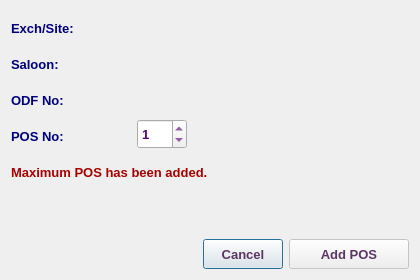
<?xml version="1.0" encoding="UTF-8"?>
<ui version="4.0">
 <class>AddPosDialog</class>
 <widget class="QDialog" name="AddPosDialog">
  <property name="windowModality">
   <enum>Qt::NonModal</enum>
  </property>
  <property name="geometry">
   <rect>
    <x>0</x>
    <y>0</y>
    <width>420</width>
    <height>280</height>
   </rect>
  </property>
  <property name="minimumSize">
   <size>
    <width>420</width>
    <height>280</height>
   </size>
  </property>
  <property name="maximumSize">
   <size>
    <width>421</width>
    <height>281</height>
   </size>
  </property>
  <property name="font">
   <font>
    <family>Tahoma</family>
    <pointsize>10</pointsize>
   </font>
  </property>
  <property name="windowTitle">
   <string>Add New POS</string>
  </property>
  <property name="windowIcon">
   <iconset resource="../../../../image.qrc">
    <normaloff>:/Image/add.png</normaloff>:/Image/add.png</iconset>
  </property>
  <layout class="QVBoxLayout" name="verticalLayout">
   <item>
    <layout class="QHBoxLayout" name="horizontalLayout_5">
     <item>
      <widget class="QLabel" name="label_5">
       <property name="minimumSize">
        <size>
         <width>120</width>
         <height>30</height>
        </size>
       </property>
       <property name="maximumSize">
        <size>
         <width>120</width>
         <height>25</height>
        </size>
       </property>
       <property name="font">
        <font>
         <family>Tahoma</family>
         <pointsize>10</pointsize>
         <weight>75</weight>
         <bold>true</bold>
        </font>
       </property>
       <property name="styleSheet">
        <string notr="true">color: rgb(0, 0, 127);</string>
       </property>
       <property name="text">
        <string>Exch/Site:</string>
       </property>
      </widget>
     </item>
     <item>
      <widget class="QLabel" name="abbrLbl">
       <property name="sizePolicy">
        <sizepolicy hsizetype="Expanding" vsizetype="Preferred">
         <horstretch>0</horstretch>
         <verstretch>0</verstretch>
        </sizepolicy>
       </property>
       <property name="minimumSize">
        <size>
         <width>250</width>
         <height>30</height>
        </size>
       </property>
       <property name="maximumSize">
        <size>
         <width>5000</width>
         <height>30</height>
        </size>
       </property>
       <property name="font">
        <font>
         <family>Tahoma</family>
         <pointsize>10</pointsize>
         <weight>75</weight>
         <bold>true</bold>
        </font>
       </property>
       <property name="styleSheet">
        <string notr="true">color: rgb(85, 0, 127);</string>
       </property>
       <property name="text">
        <string/>
       </property>
       <property name="alignment">
        <set>Qt::AlignLeading|Qt::AlignLeft|Qt::AlignVCenter</set>
       </property>
       <property name="wordWrap">
        <bool>true</bool>
       </property>
      </widget>
     </item>
    </layout>
   </item>
   <item>
    <layout class="QHBoxLayout" name="horizontalLayout_4">
     <item>
      <widget class="QLabel" name="label_4">
       <property name="minimumSize">
        <size>
         <width>120</width>
         <height>30</height>
        </size>
       </property>
       <property name="maximumSize">
        <size>
         <width>120</width>
         <height>25</height>
        </size>
       </property>
       <property name="font">
        <font>
         <family>Tahoma</family>
         <pointsize>10</pointsize>
         <weight>75</weight>
         <bold>true</bold>
        </font>
       </property>
       <property name="styleSheet">
        <string notr="true">color: rgb(0, 0, 127);</string>
       </property>
       <property name="text">
        <string>Saloon:</string>
       </property>
      </widget>
     </item>
     <item>
      <widget class="QLabel" name="saloonLbl">
       <property name="sizePolicy">
        <sizepolicy hsizetype="Expanding" vsizetype="Preferred">
         <horstretch>0</horstretch>
         <verstretch>0</verstretch>
        </sizepolicy>
       </property>
       <property name="minimumSize">
        <size>
         <width>200</width>
         <height>30</height>
        </size>
       </property>
       <property name="maximumSize">
        <size>
         <width>5000</width>
         <height>30</height>
        </size>
       </property>
       <property name="font">
        <font>
         <family>Tahoma</family>
         <pointsize>10</pointsize>
         <weight>75</weight>
         <bold>true</bold>
        </font>
       </property>
       <property name="styleSheet">
        <string notr="true">color: rgb(85, 0, 127);</string>
       </property>
       <property name="text">
        <string/>
       </property>
       <property name="wordWrap">
        <bool>true</bool>
       </property>
      </widget>
     </item>
    </layout>
   </item>
   <item>
    <layout class="QHBoxLayout" name="horizontalLayout_3">
     <item>
      <widget class="QLabel" name="label_3">
       <property name="minimumSize">
        <size>
         <width>120</width>
         <height>30</height>
        </size>
       </property>
       <property name="maximumSize">
        <size>
         <width>120</width>
         <height>25</height>
        </size>
       </property>
       <property name="font">
        <font>
         <family>Tahoma</family>
         <pointsize>10</pointsize>
         <weight>75</weight>
         <bold>true</bold>
        </font>
       </property>
       <property name="styleSheet">
        <string notr="true">color: rgb(0, 0, 127);</string>
       </property>
       <property name="text">
        <string>ODF No:</string>
       </property>
      </widget>
     </item>
     <item>
      <widget class="QLabel" name="odfNoLbl">
       <property name="sizePolicy">
        <sizepolicy hsizetype="Expanding" vsizetype="Preferred">
         <horstretch>0</horstretch>
         <verstretch>0</verstretch>
        </sizepolicy>
       </property>
       <property name="minimumSize">
        <size>
         <width>50</width>
         <height>30</height>
        </size>
       </property>
       <property name="maximumSize">
        <size>
         <width>5000</width>
         <height>30</height>
        </size>
       </property>
       <property name="font">
        <font>
         <family>Tahoma</family>
         <pointsize>10</pointsize>
         <weight>75</weight>
         <bold>true</bold>
        </font>
       </property>
       <property name="styleSheet">
        <string notr="true">color: rgb(85, 0, 127);</string>
       </property>
       <property name="text">
        <string/>
       </property>
      </widget>
     </item>
    </layout>
   </item>
   <item>
    <layout class="QHBoxLayout" name="horizontalLayout_2">
     <item>
      <widget class="QLabel" name="label_2">
       <property name="minimumSize">
        <size>
         <width>120</width>
         <height>30</height>
        </size>
       </property>
       <property name="maximumSize">
        <size>
         <width>120</width>
         <height>25</height>
        </size>
       </property>
       <property name="font">
        <font>
         <family>Tahoma</family>
         <pointsize>10</pointsize>
         <weight>75</weight>
         <bold>true</bold>
        </font>
       </property>
       <property name="styleSheet">
        <string notr="true">color: rgb(0, 0, 127);</string>
       </property>
       <property name="text">
        <string>POS No:</string>
       </property>
      </widget>
     </item>
     <item>
      <widget class="QSpinBox" name="posNoSB">
       <property name="sizePolicy">
        <sizepolicy hsizetype="Preferred" vsizetype="Preferred">
         <horstretch>0</horstretch>
         <verstretch>0</verstretch>
        </sizepolicy>
       </property>
       <property name="minimumSize">
        <size>
         <width>50</width>
         <height>30</height>
        </size>
       </property>
       <property name="maximumSize">
        <size>
         <width>60</width>
         <height>30</height>
        </size>
       </property>
       <property name="font">
        <font>
         <family>Tahoma</family>
         <pointsize>10</pointsize>
         <weight>75</weight>
         <bold>true</bold>
        </font>
       </property>
       <property name="styleSheet">
        <string notr="true">color: rgb(85, 0, 127);</string>
       </property>
       <property name="value">
        <number>1</number>
       </property>
      </widget>
     </item>
     <item>
      <spacer name="horizontalSpacer">
       <property name="font">
        <font>
         <family>Tahoma</family>
         <pointsize>10</pointsize>
        </font>
       </property>
       <property name="orientation">
        <enum>Qt::Horizontal</enum>
       </property>
       <property name="sizeHint" stdset="0">
        <size>
         <width>40</width>
         <height>20</height>
        </size>
       </property>
      </spacer>
     </item>
    </layout>
   </item>
   <item>
    <widget class="QLabel" name="warningLbl">
     <property name="minimumSize">
      <size>
       <width>0</width>
       <height>30</height>
      </size>
     </property>
     <property name="maximumSize">
      <size>
       <width>16777215</width>
       <height>25</height>
      </size>
     </property>
     <property name="font">
      <font>
       <family>Tahoma</family>
       <pointsize>10</pointsize>
       <weight>75</weight>
       <bold>true</bold>
      </font>
     </property>
     <property name="styleSheet">
      <string notr="true">color: rgb(170, 0, 0);</string>
     </property>
     <property name="text">
      <string>Maximum POS has been added.</string>
     </property>
    </widget>
   </item>
   <item>
    <spacer name="verticalSpacer">
     <property name="font">
      <font>
       <family>Tahoma</family>
       <pointsize>10</pointsize>
      </font>
     </property>
     <property name="orientation">
      <enum>Qt::Vertical</enum>
     </property>
     <property name="sizeHint" stdset="0">
      <size>
       <width>20</width>
       <height>40</height>
      </size>
     </property>
    </spacer>
   </item>
   <item>
    <layout class="QHBoxLayout" name="horizontalLayout">
     <item>
      <spacer name="horizontalSpacer_2">
       <property name="font">
        <font>
         <family>Tahoma</family>
         <pointsize>10</pointsize>
        </font>
       </property>
       <property name="orientation">
        <enum>Qt::Horizontal</enum>
       </property>
       <property name="sizeHint" stdset="0">
        <size>
         <width>40</width>
         <height>20</height>
        </size>
       </property>
      </spacer>
     </item>
     <item>
      <widget class="QPushButton" name="cancelBtn">
       <property name="sizePolicy">
        <sizepolicy hsizetype="Preferred" vsizetype="Preferred">
         <horstretch>0</horstretch>
         <verstretch>0</verstretch>
        </sizepolicy>
       </property>
       <property name="minimumSize">
        <size>
         <width>80</width>
         <height>30</height>
        </size>
       </property>
       <property name="maximumSize">
        <size>
         <width>150</width>
         <height>30</height>
        </size>
       </property>
       <property name="font">
        <font>
         <family>Tahoma</family>
         <pointsize>10</pointsize>
         <weight>75</weight>
         <bold>true</bold>
        </font>
       </property>
       <property name="styleSheet">
        <string notr="true">color: rgb(92, 53, 102);</string>
       </property>
       <property name="text">
        <string>Cancel</string>
       </property>
      </widget>
     </item>
     <item>
      <widget class="QPushButton" name="okBtn">
       <property name="enabled">
        <bool>false</bool>
       </property>
       <property name="sizePolicy">
        <sizepolicy hsizetype="Preferred" vsizetype="Preferred">
         <horstretch>0</horstretch>
         <verstretch>0</verstretch>
        </sizepolicy>
       </property>
       <property name="minimumSize">
        <size>
         <width>120</width>
         <height>30</height>
        </size>
       </property>
       <property name="maximumSize">
        <size>
         <width>200</width>
         <height>30</height>
        </size>
       </property>
       <property name="font">
        <font>
         <family>Tahoma</family>
         <pointsize>10</pointsize>
         <weight>75</weight>
         <bold>true</bold>
        </font>
       </property>
       <property name="styleSheet">
        <string notr="true">color: rgb(92, 53, 102);</string>
       </property>
       <property name="text">
        <string>Add POS</string>
       </property>
       <property name="icon">
        <iconset resource="../../../../image.qrc">
         <normaloff>:/Image/add.png</normaloff>:/Image/add.png</iconset>
       </property>
       <property name="iconSize">
        <size>
         <width>20</width>
         <height>20</height>
        </size>
       </property>
      </widget>
     </item>
    </layout>
   </item>
  </layout>
 </widget>
 <tabstops>
  <tabstop>posNoSB</tabstop>
  <tabstop>okBtn</tabstop>
  <tabstop>cancelBtn</tabstop>
 </tabstops>
 <resources>
  <include location="../../../../image.qrc"/>
 </resources>
 <connections/>
</ui>
